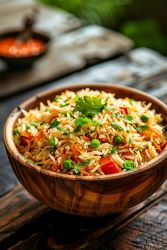
#> input picture Photo gallery project/F3.jpg, 167 x 250 px, given in place of itzz mee.jpg, which was not available
$ jupyter execute Untitled9.ipynb   (text cells are left out)
#> lines starting #> are read from the running program, lines starting #| are printed output that depends on the picture; pictures that were not available may be replaced by others from this repository, and a replacement may not be noted
[cell 1]
import cv2
import os
from google.colab import files
from google.colab.patches import cv2_imshow # Import cv2_imshow


def generate_gaussian_pyramid(image, levels):
    pyramid = [image]
    for i in range(levels - 1):
        downsampled_image = cv2.pyrDown(pyramid[-1])
        pyramid.append(downsampled_image)
    return pyramid

# Upload the image to Colab
# uploaded = files.upload()  # If you need to upload, uncomment this line
# image_path = list(uploaded.keys())[0]  # Use this if you upload with files.upload()
image_path ="/content/itzz mee.jpg" # uploaded is already a string with the path

# Check if the image was loaded successfully
image = cv2.imread(image_path)
#> image is the input picture: shape (250, 167, 3); mean B, G, R 58.4, 91, 111.6
if image is None:
    print(f"Error: Could not load image from {image_path}")
else:
    pyramid = generate_gaussian_pyramid(image, 5)
#> the loop in generate_gaussian_pyramid, `for i in range(levels - 1):` made 4 passes
#> pass 1, in generate_gaussian_pyramid, `downsampled_image = cv2.pyrDown(pyramid[-1])`:
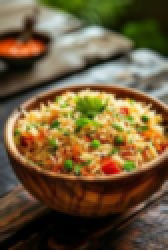
#> downsampled_image: shape (125, 84, 3) (shown 2 times larger); mean of channels 0, 1, 2 58.5, 91, 111.5; drawn as B, G, R
#> pass 2, in generate_gaussian_pyramid, `downsampled_image = cv2.pyrDown(pyramid[-1])`:
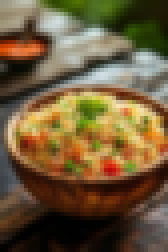
#> downsampled_image: shape (63, 42, 3) (shown 4 times larger); mean of channels 0, 1, 2 58.2, 90.7, 111.1; drawn as B, G, R
#> pass 3, in generate_gaussian_pyramid, `downsampled_image = cv2.pyrDown(pyramid[-1])`:
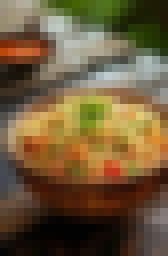
#> downsampled_image: shape (32, 21, 3) (shown 8 times larger); mean of channels 0, 1, 2 57.8, 90.2, 110.3; drawn as B, G, R
#> after the loop in generate_gaussian_pyramid, `for i in range(levels - 1):`: pyramid = 5 items
#> pyramid = 5 items

    for i, level in enumerate(pyramid):
        cv2_imshow(level) # Use cv2_imshow instead of cv2.imshow
        print(f"Level {i}") # Add a print statement to indicate the level
#> this loop made 5 passes
#| Level 0
#| Level 1
#| Level 2
#| Level 3
#| Level 4
    cv2.waitKey(0)
    cv2.destroyAllWindows()

$ run again, on Photo gallery project/F4.jpg
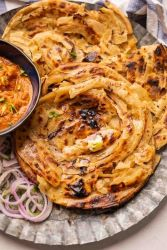
#> input picture Photo gallery project/F4.jpg, 167 x 250 px, given in place of itzz mee.jpg, which was not available
#> image is the input picture: shape (250, 167, 3); mean B, G, R 79.9, 125.5, 177.2
#> the loop in generate_gaussian_pyramid, `for i in range(levels - 1):` made 4 passes
#> pass 1, in generate_gaussian_pyramid, `downsampled_image = cv2.pyrDown(pyramid[-1])`:
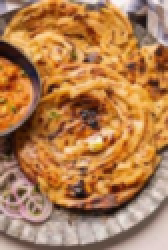
#> downsampled_image: shape (125, 84, 3) (shown 2 times larger); mean of channels 0, 1, 2 80.1, 125.5, 177.2; drawn as B, G, R
#> pass 3, in generate_gaussian_pyramid, `downsampled_image = cv2.pyrDown(pyramid[-1])`:
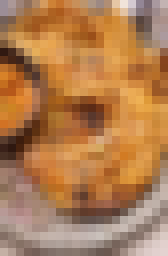
#> downsampled_image: shape (32, 21, 3) (shown 8 times larger); mean of channels 0, 1, 2 80.4, 125.2, 176.4; drawn as B, G, R
#> after the loop in generate_gaussian_pyramid, `for i in range(levels - 1):`: pyramid = 5 items
#> the loop `for i, level in enumerate(pyramid):` made 5 passes
#| Level 0
#| Level 1
#| Level 2
#| Level 3
#| Level 4

$ run again, on Photo gallery project/F5.jpg
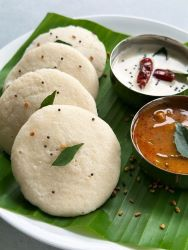
#> input picture Photo gallery project/F5.jpg, 188 x 250 px, given in place of itzz mee.jpg, which was not available
#> image is the input picture: shape (250, 188, 3); mean B, G, R 121.3, 149.7, 150.7
#> the loop in generate_gaussian_pyramid, `for i in range(levels - 1):` made 4 passes
#> pass 1, in generate_gaussian_pyramid, `downsampled_image = cv2.pyrDown(pyramid[-1])`:
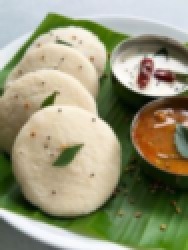
#> downsampled_image: shape (125, 94, 3) (shown 2 times larger); mean of channels 0, 1, 2 121.5, 149.9, 150.9; drawn as B, G, R
#> pass 3, in generate_gaussian_pyramid, `downsampled_image = cv2.pyrDown(pyramid[-1])`:
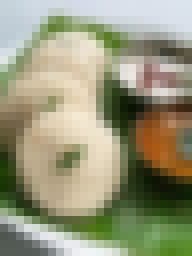
#> downsampled_image: shape (32, 24, 3) (shown 8 times larger); mean of channels 0, 1, 2 122.6, 150.4, 150.9; drawn as B, G, R
#> after the loop in generate_gaussian_pyramid, `for i in range(levels - 1):`: pyramid = 5 items
#> the loop `for i, level in enumerate(pyramid):` made 5 passes
#| Level 0
#| Level 1
#| Level 2
#| Level 3
#| Level 4
